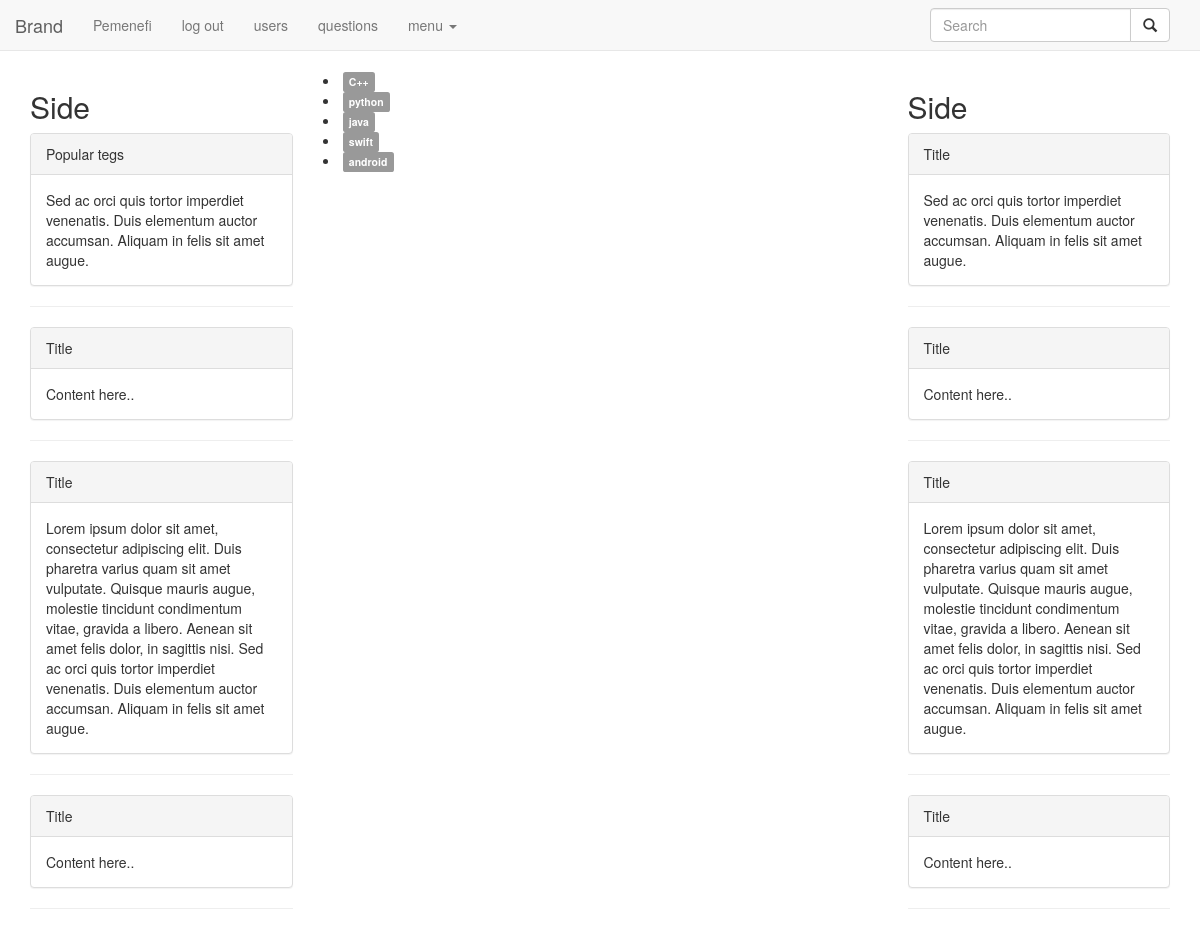
Screenshot of /populartags/ (signed in) with the database file from the repository.
### users/models.py (models this page shows)
class MyUser(AbstractUser):
    avatar = models.ImageField(upload_to='avatars', blank=True, null=True)

### question/models.py (models this page shows, shortened)
class Tag(models.Model):
    nameType = models.CharField(max_length=15)

### question/views.py (the view)
# urls.py: url(r'^populartags/$', popularTags, name='populartags'),
def popularTags(request):
    tags = Tag.objects.annotate(counts=Count('question')).order_by('-counts')[:5]
    return render(request, "popular_tags.html", {"tags" : tags } )

### templates/popular_tags.html
{% extends "base.html" %}
{% block content %}
                  {% for tag in tags %}
                  <li>
                   <a href="/questions/?sort={{ tag.nameType  }}"> <span class="label label-default"> {{ tag.nameType }}</a></span>
                  </li>
              {%  endfor %}
{% endblock %}

### templates/base.html (shortened to what this page needs)
<!DOCTYPE html>
<html lang="en">
	<head>
		<link href="/static/css/bootstrap.min.css" rel="stylesheet">
		<link href="/static/css/styles.css" rel="stylesheet">
	</head>
	<body>
<nav class="navbar navbar-default navbar-fixed-top" role="navigation">
	<div class="navbar-header">
        <a class="navbar-brand" rel="home" href="#">Brand</a>
	</div>
	<div class="collapse navbar-collapse">
		<ul class="nav navbar-nav">
			<li>
                {% if user.is_authenticated %}
                    <li><a href="{% url 'user' request.user.id %}">{{request.user.username}}</a></li>
                    <li><a href="{% url 'logout' %}">log out</a></li>
                {%else%}
                <li><a href="{% url 'login' %}">log in</a></li>
                <li><a href="{% url 'registration' %}">registration</a></li>
            {%endif%}
            </li>
			<li><a href="{% url 'users-list' %}">users</a></li>
			<li><a href="{% url 'question-list' %}">questions</a></li>
			<li class="dropdown">
              <a href="#" class="dropdown-toggle" data-toggle="dropdown">menu <b class="caret"></b></a>
            </li>
		</ul>
		<div class="col-sm-3 col-md-3 pull-right">
          <form class="navbar-form" role="search">
            <div class="input-group">
                <input type="text" class="form-control" placeholder="Search" name="srch-term" id="srch-term">
                <div class="input-group-btn">
                    <button class="btn btn-default" type="submit"><i class="glyphicon glyphicon-search"></i></button>
                </div>
            </div>
          </form>
		</div>
	</div>
</nav>
<div class="container-fluid">
  <div class="col-sm-3">
        <h2>Side</h2>
    	<div class="panel panel-default">
         	<div class="panel-heading">Popular tegs</div>
         	<div class="panel-body">Sed ac orci quis tortor imperdiet venenatis. Duis elementum auctor accumsan.
            Aliquam in felis sit amet augue.</div>
        </div>
        <hr>
        <div class="panel panel-default">
         	<div class="panel-heading">Title</div>
         	<div class="panel-body">Content here..</div>
        </div>
        <hr>
        <div class="panel panel-default">
         	<div class="panel-heading">Title</div>
         	<div class="panel-body">Lorem ipsum dolor sit amet, consectetur adipiscing elit. Duis pharetra varius quam sit amet vulputate.
            Quisque mauris augue, molestie tincidunt condimentum vitae, gravida a libero. Aenean sit amet felis
            dolor, in sagittis nisi. Sed ac orci quis tortor imperdiet venenatis. Duis elementum auctor accumsan.
            Aliquam in felis sit amet augue.</div>
        </div>
        <hr>
        <div class="panel panel-default">
         	<div class="panel-heading">Title</div>
         	<div class="panel-body">Content here..</div>
        </div>
        <hr>
  </div>
    <div class="col-sm-6">
        {%  block content %}
        {%  endblock %}
    </div>
  <div class="col-sm-3">
        <h2>Side</h2>
    	<div class="panel panel-default">
         	<div class="panel-heading">Title</div>
         	<div class="panel-body">Sed ac orci quis tortor imperdiet venenatis. Duis elementum auctor accumsan.
            Aliquam in felis sit amet augue.</div>
        </div>
        <hr>
        <div class="panel panel-default">
         	<div class="panel-heading">Title</div>
         	<div class="panel-body">Content here..</div>
        </div>
        <hr>
        <div class="panel panel-default">
         	<div class="panel-heading">Title</div>
         	<div class="panel-body">Lorem ipsum dolor sit amet, consectetur adipiscing elit. Duis pharetra varius quam sit amet vulputate.
            Quisque mauris augue, molestie tincidunt condimentum vitae, gravida a libero. Aenean sit amet felis
            dolor, in sagittis nisi. Sed ac orci quis tortor imperdiet venenatis. Duis elementum auctor accumsan.
            Aliquam in felis sit amet augue.</div>
        </div>
        <hr>
        <div class="panel panel-default">
         	<div class="panel-heading">Title</div>
         	<div class="panel-body">Content here..</div>
        </div>
        <hr>
  </div>
</div>
	</body>
</html>

### static/css/styles.css (style rules this page uses)
body { padding-top: 70px; }

### rows the page displays
MyUser: user.username "Pemenefi"
Tag: nameType "C++"
Tag: nameType "python"
Tag: nameType "java"
Tag: nameType "swift"
Tag: nameType "android"
